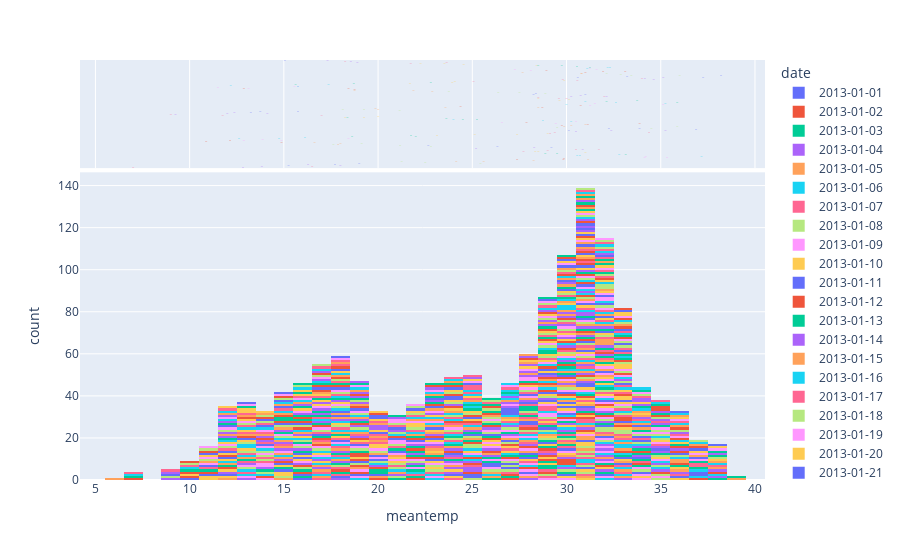

Write notebook code for a chart like this one.
### Code cell
fig = px.histogram(train_df, x='meantemp', color='date', marginal='box')
fig.show()
